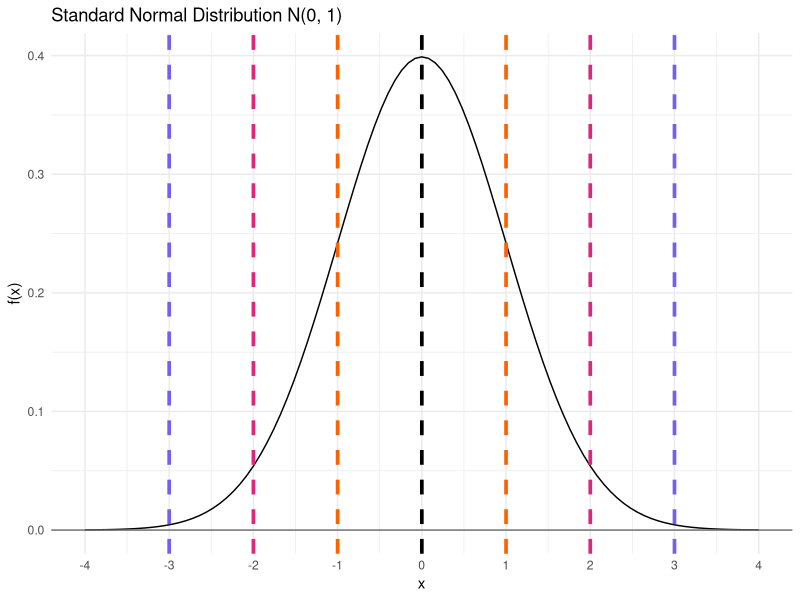
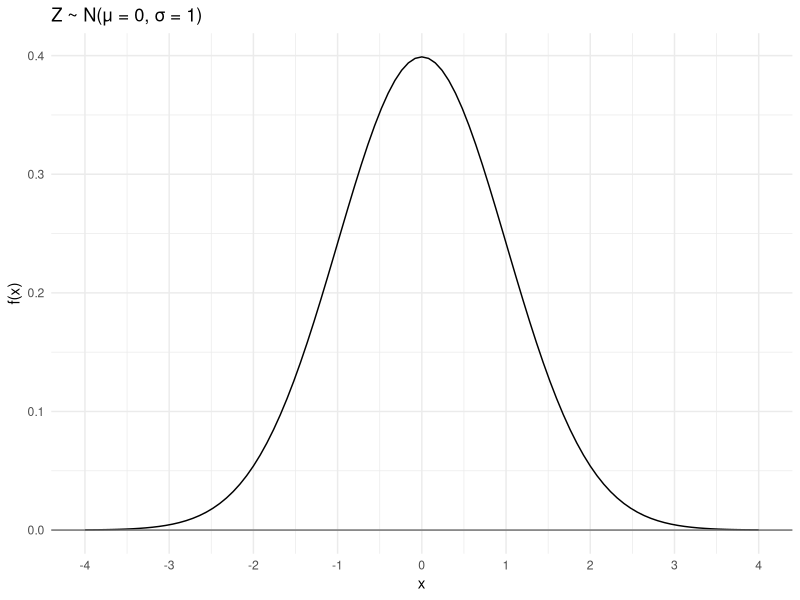
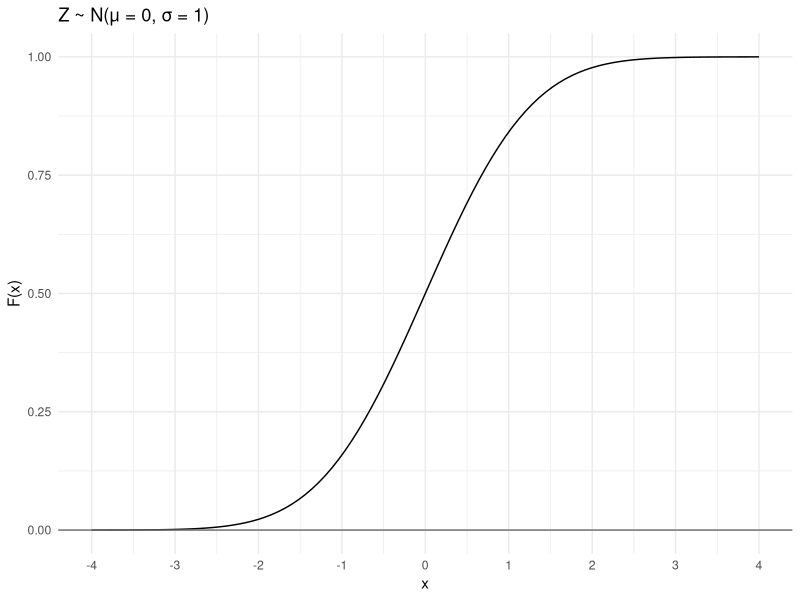
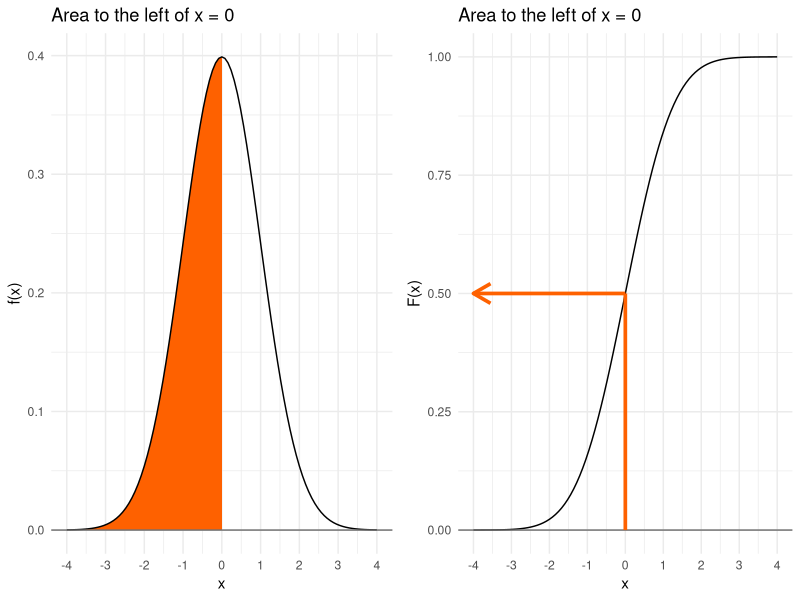
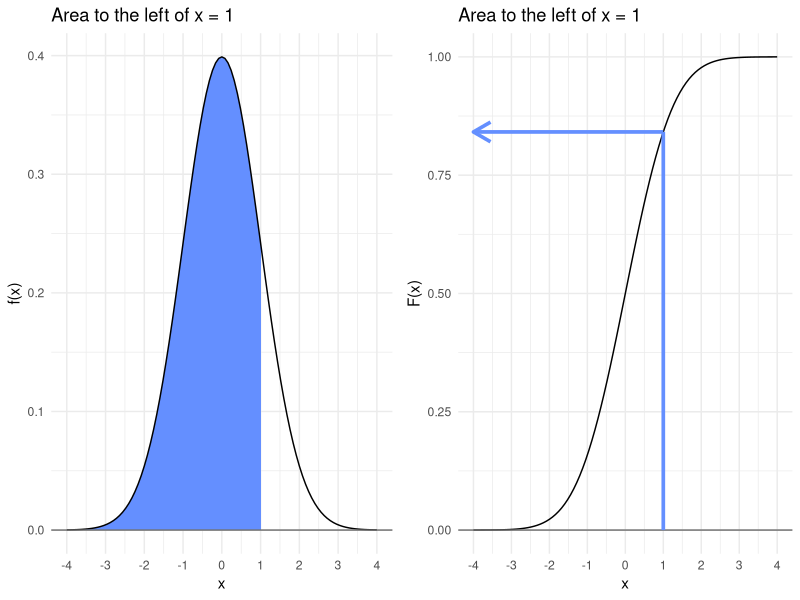
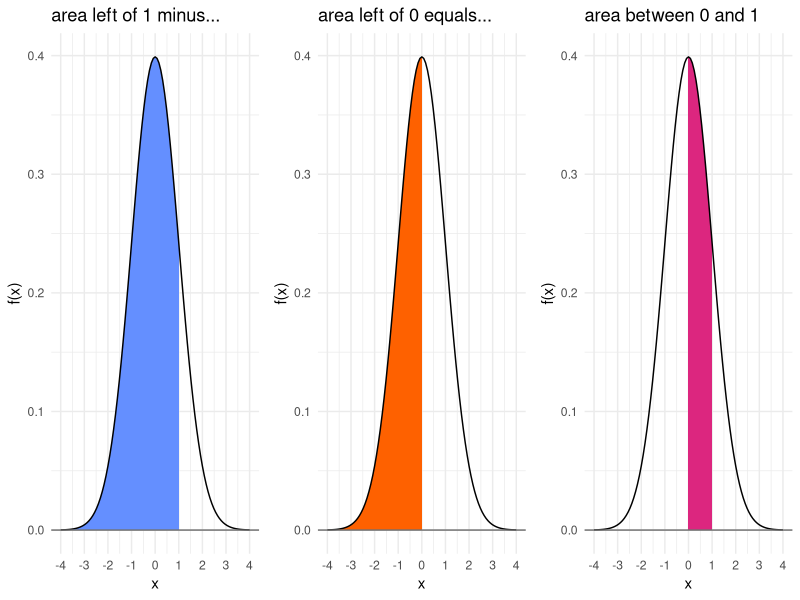
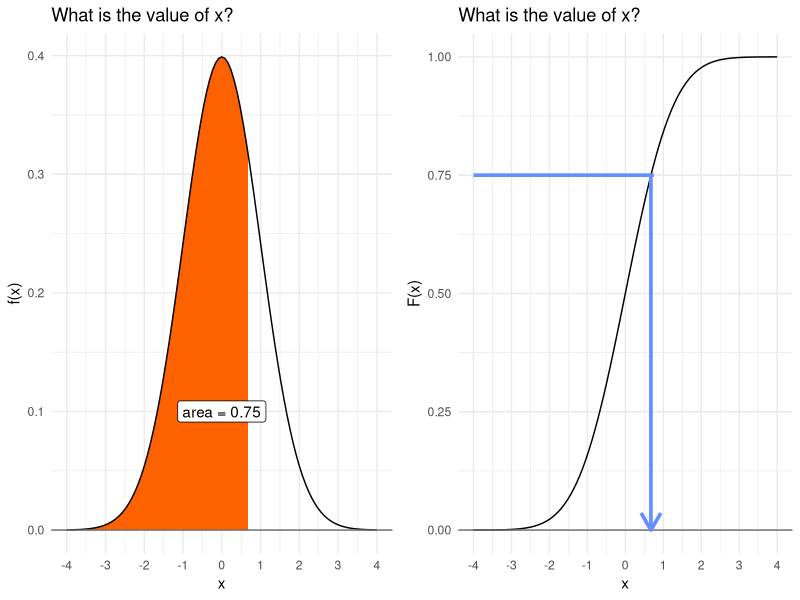
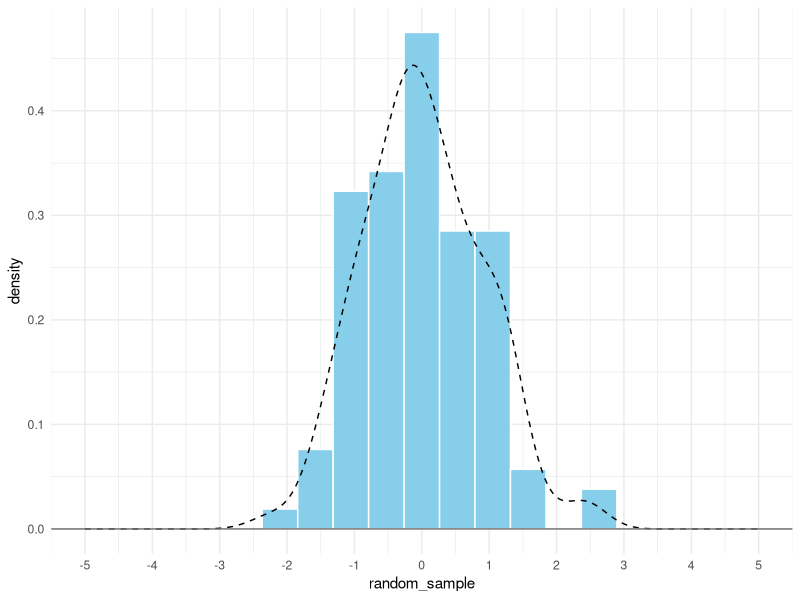

The R script that drew these images, in order:
## ---- chunk 1
knitr::opts_chunk$set(
  warning = FALSE,
  message = FALSE,
  comment = NA
)
library(tidyverse)
library(gridExtra)
library(kableExtra)
## ---- chunk 2
sn_pdf <- ggplot() +
  stat_function(
    fun = dnorm,
    args = list(0, 1)
  ) +
  geom_hline(
    yintercept = 0,
    color = "#707070"
    ) +
  scale_x_continuous(
    limits = c(-4, 4),
    breaks = seq(from = -4, to = 4, by = 1)
  ) +
  labs(
    title = "Standard Normal Distribution N(0, 1)",
    x = "x",
    y = "f(x)"
  ) +
  theme_minimal()
sn_pdf +
  geom_vline(
    xintercept = seq(-3, 3, 1),
    linetype = "dashed",
    linewidth = 1.25,
    color = c("#785EF0", "#DC267F", "#FE6100", "black", "#FE6100", "#DC267F", "#785EF0")
  )
## ---- chunk 3
ggplot() + 
  stat_function(
    fun = dnorm, 
    args = list(0, 1)
  ) +
  geom_hline(yintercept = 0, color = "#707070"
  ) +
  scale_x_continuous(
    limits = c(-4, 4), 
    breaks = seq(from = -4, to = 4, by = 1)
  ) +
  labs(
    title = "Z ~ N(μ = 0, σ = 1)", 
    x = "x", 
    y = "f(x)"
  ) + 
  theme_minimal()
## ---- chunk 4
ggplot() +
  stat_function(
    fun = pnorm,
    args = list(0, 1)
  ) +
  geom_hline(yintercept = 0, color = "#707070") +
  scale_x_continuous(
    limits = c(-4, 4),
    breaks = seq(from = -4, to = 4, by = 1)
  ) +
  labs(
    title = "Z ~ N(μ = 0, σ = 1)", 
    x = "x", 
    y = "F(x)"
  ) +
  theme_minimal()
## ---- chunk 5
pdf <- ggplot() + 
  stat_function(
    fun = dnorm, 
    args = list(0, 1), 
    geom = "area", 
    fill = "#FE6100", 
    xlim = c(-4, 0)
  ) + 
  stat_function(
    fun = dnorm, 
    args = list(0, 1)
  ) +
  geom_hline(yintercept = 0, color = "#707070") +
  scale_x_continuous(
    limits = c(-4, 4), 
    breaks = seq(from = -4, to = 4, by = 1)
  ) +
  labs(
    title = "Area to the left of x = 0", 
    x = "x", 
    y = "f(x)"
  ) + 
  theme_minimal()

cdf <- ggplot() +
  stat_function(
    fun = pnorm,
    args = list(0, 1)
  ) +
  geom_hline(yintercept = 0, color = "#707070") +
  scale_x_continuous(
    limits = c(-4, 4),
    breaks = seq(from = -4, to = 4, by = 1)
  ) +
  labs(
    title = "Area to the left of x = 0",
    x = "x",
    y = "F(x)"
  ) +
  geom_segment(
    aes(
      x = 0, 
      xend = 0, 
      y = 0, 
      yend = 0.5
    ),
    color = "#FE6100",
    size = 1.25
  ) +
  geom_segment(
    aes(
      x = 0,
      xend = -4,
      y = 0.5,
      yend = 0.5
    ),
    color = "#FE6100",
    size = 1.25,
    arrow = arrow(length = unit(0.5, "cm"))
  ) +
  theme_minimal()

grid.arrange(pdf, cdf, ncol = 2)
## ---- chunk 6
pnorm(q = 0, mean = 0, sd = 1) #lower.tail = TRUE is the default
pnorm(q = 0, mean = 0, sd = 1, lower.tail = FALSE) #area above 0
## ---- chunk 7
pdf <- ggplot() +
  stat_function(
    fun = dnorm,
    args = list(0, 1),
    geom = "area",
    fill = "#648FFF",
    xlim = c(-4, 1)
  ) +
  stat_function(
    fun = dnorm,
    args = list(0, 1)
  ) +
  geom_hline(yintercept = 0, color = "#707070") +
  scale_x_continuous(
    limits = c(-4, 4),
    breaks = seq(from = -4, to = 4, by = 1)
  ) +
  labs(
    title = "Area to the left of x = 1",
    x = "x",
    y = "f(x)"
  ) +
  theme_minimal()

cdf <- ggplot() +
  stat_function(
    fun = pnorm,
    args = list(0, 1)
  ) +
  geom_hline(yintercept = 0, color = "#707070") +
  scale_x_continuous(
    limits = c(-4, 4),
    breaks = seq(from = -4, to = 4, by = 1)
  ) +
  labs(
    title = "Area to the left of x = 1",
    x = "x", y = "F(x)"
  ) +
  geom_segment(
    aes(
      x = 1,
      xend = 1,
      y = 0,
      yend = pnorm(1)
    ),
    color = "#648FFF",
    size = 1.25
  ) +
  geom_segment(
    aes(
      x = 1,
      xend = -4,
      y = pnorm(1),
      yend = pnorm(1)
    ),
    color = "#648FFF",
    size = 1.25,
    arrow = arrow(length = unit(0.5, "cm"))
  ) +
  theme_minimal()

grid.arrange(pdf, cdf, ncol = 2)
## ---- chunk 8
pnorm(q = 1, mean = 0, sd = 1) #lower.tail = TRUE is the default
pnorm(q = 1, mean = 0, sd = 1, lower.tail = FALSE) # area above 1
## ---- chunk 9
P1 <- ggplot() +
  stat_function(
    fun = dnorm,
    args = list(0, 1),
    geom = "area",
    fill = "#648FFF",
    xlim = c(-4, 1)
  ) +
  stat_function(
    fun = dnorm,
    args = list(0, 1)
  ) +
  geom_hline(yintercept = 0, color = "#707070") +
  scale_x_continuous(
    limits = c(-4, 4),
    breaks = seq(from = -4, to = 4, by = 1)
  ) +
  labs(
    title = "area left of 1 minus...",
    x = "x",
    y = "f(x)"
  ) +
  theme_minimal()

P2 <- ggplot() +
  stat_function(
    fun = dnorm,
    args = list(0, 1),
    geom = "area",
    fill = "#FE6100",
    xlim = c(-4, 0)
  ) +
  stat_function(
    fun = dnorm,
    args = list(0, 1)
  ) +
  geom_hline(yintercept = 0, color = "#707070") +
  scale_x_continuous(
    limits = c(-4, 4),
    breaks = seq(from = -4, to = 4, by = 1)
  ) +
  labs(
    title = "area left of 0 equals...",
    x = "x",
    y = "f(x)"
  ) +
  theme_minimal()

P3 <- ggplot() +
  stat_function(
    fun = dnorm, args = list(0, 1),
    geom = "area",
    fill = "#DC267F",
    xlim = c(0, 1)
  ) +
  stat_function(
    fun = dnorm,
    args = list(0, 1)
  ) +
  geom_hline(yintercept = 0, color = "#707070") +
  scale_x_continuous(
    limits = c(-4, 4),
    breaks = seq(from = -4, to = 4, by = 1)
  ) +
  labs(
    title = "area between 0 and 1",
    x = "x",
    y = "f(x)"
  ) +
  theme_minimal()

grid.arrange(P1, P2, P3, ncol = 3)
## ---- chunk 10
pnorm(q = 1, mean = 0, sd = 1) - pnorm(q = 0, mean = 0, sd = 1)
## ---- chunk 11
pdf <- ggplot() +
  stat_function(
    fun = dnorm,
    args = list(0, 1),
    geom = "area",
    fill = "#FE6100",
    xlim = c(-4, qnorm(0.75))
  ) +
  stat_function(
    fun = dnorm,
    args = list(0, 1)
  ) +
  geom_hline(yintercept = 0, color = "#707070") +
  scale_x_continuous(
    limits = c(-4, 4),
    breaks = seq(from = -4, to = 4, by = 1)
  ) +
  labs(
    title = "What is the value of x?",
    x = "x",
    y = "f(x)"
  ) +
  annotate("label",
    x = 0,
    y = 0.1,
    label = "area = 0.75"
  ) +
  theme_minimal()

cdf <- ggplot() +
  stat_function(
    fun = pnorm,
    args = list(0, 1)
  ) +
  geom_hline(yintercept = 0, color = "#707070") +
  scale_x_continuous(
    limits = c(-4, 4),
    breaks = seq(from = -4, to = 4, by = 1)
  ) +
  labs(
    title = "What is the value of x?",
    x = "x", y = "F(x)"
  ) +
  geom_segment(
    aes(
      x = qnorm(0.75),
      xend = qnorm(0.75),
      y = 0.75,
      yend = 0
    ),
    color = "#648FFF",
    size = 1.25,
    arrow = arrow(length = unit(0.5, "cm"))
  ) +
  geom_segment(
    aes(
      x = -4,
      xend = 0.75,
      y = 0.75,
      yend = 0.75
    ),
    color = "#648FFF",
    size = 1.25
  ) +
  theme_minimal()

grid.arrange(pdf, cdf, ncol = 2)
## ---- chunk 12
(x_val <- qnorm(p = .75, mean = 0, sd = 1))
pnorm(q = x_val, mean = 0, sd = 1)   # check the x, we get the area
## ---- chunk 13
rnorm(5)
rnorm(10)
rnorm(25)
## ---- chunk 14
set.seed(0)
## ---- chunk 15
random_sample <- rnorm(100)

ggplot(NULL, aes(x = random_sample)) +
  geom_histogram(
    aes(y = after_stat(density)), 
    bins = 20, 
    fill = "skyblue", 
    color = "white"
  ) +
  geom_density(linetype = "dashed") +
  geom_hline(yintercept = 0, color = "#707070") +
  scale_x_continuous(
    limits = c(-5, 5), 
    breaks = seq(from = -5, to = 5, by = 1)
  ) +
  theme_minimal()
## ---- chunk 16
set.seed(0)
## ---- chunk 17
random_sample <- rnorm(1000)

ggplot(NULL, aes(x = random_sample)) +
  geom_histogram(
    aes(y = after_stat(density)),
    bins = 20,
    fill = "skyblue",
    color = "white"
  ) +
  geom_density(linetype = "dashed") +
  geom_hline(yintercept = 0, color = "#707070") +
  scale_x_continuous(
    limits = c(-5, 5),
    breaks = seq(from = -5, to = 5, by = 1)
  ) +
  theme_minimal()
## ---- chunk 18
set.seed(0)
## ---- chunk 19
random_sample <- rnorm(1000000)

ggplot(NULL, aes(x = random_sample)) +
  geom_histogram(
    aes(y = after_stat(density)),
    bins = 20,
    fill = "skyblue",
    color = "white"
  ) +
  geom_density(linetype = "dashed") +
  geom_hline(yintercept = 0, color = "#707070") +
  scale_x_continuous(
    limits = c(-5, 5),
    breaks = seq(from = -5, to = 5, by = 1)
  ) +
  theme_minimal()
## ---- chunk 20
tibble(x = random_sample) |>
  summarize(
    mean_x = mean(x),
    sd_x   = sd(x),
    min_x  = min(x),
    max_s  = max(x),
    plusminus_1SD  = sum(x >= -1 & x <= 1)/length(x),
    plusminus_2SD  = sum(x >= -2 & x <= 2)/length(x),
    plusminus_3SD  = sum(x >= -3 & x <= 3)/length(x)
  ) |>
kable(digits = 3, align = "c")
